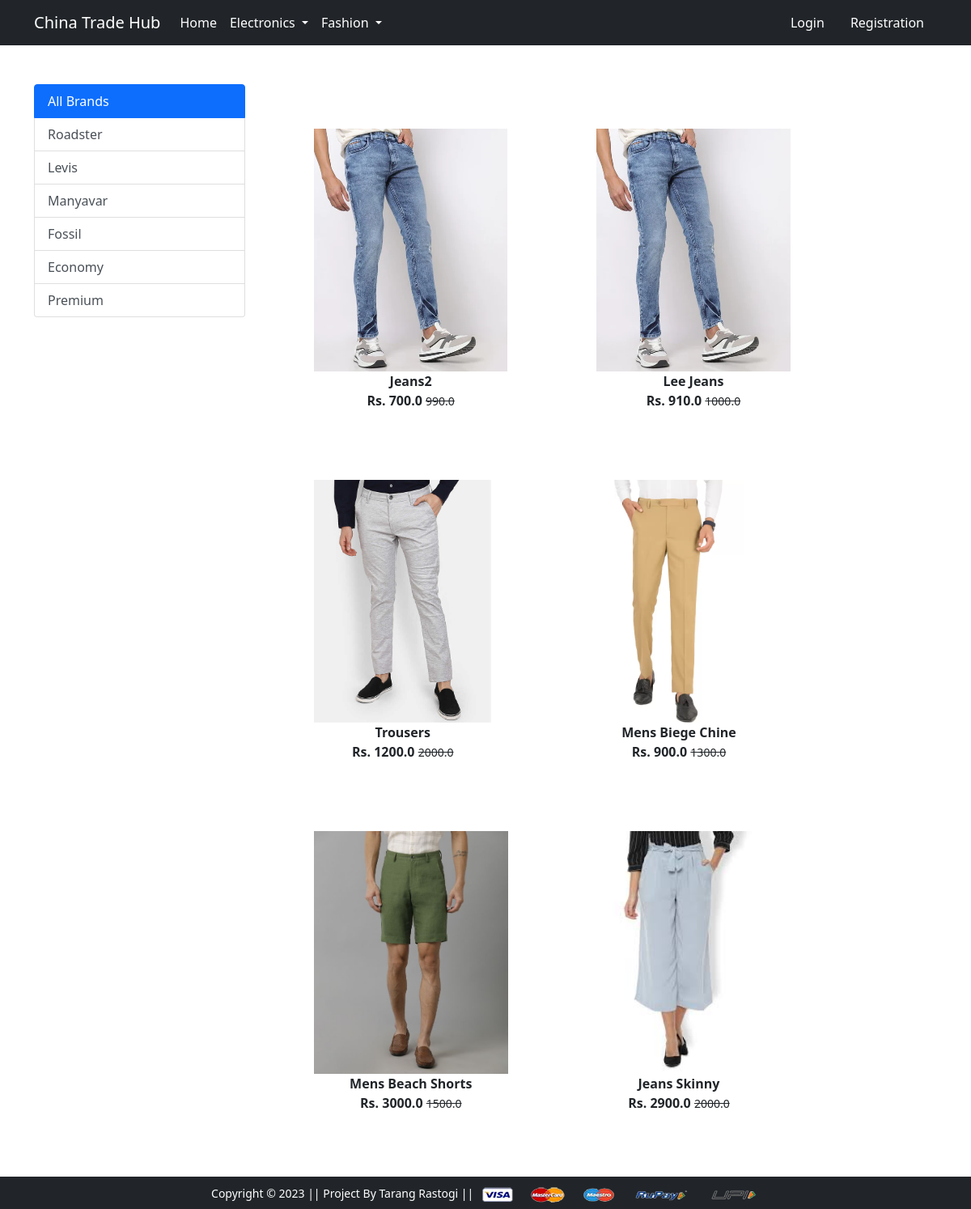
The app's page /bottomwear/ with its own data.
### app/models.py (models this page shows, shortened)
class Product(models.Model):
    title = models.CharField(max_length=100)
    selling_price = models.FloatField()
    discounted_price = models.FloatField()
    description = models.TextField()
    brand = models.CharField(max_length=100)
    category = models.CharField(choices = CATEGORY_CHOICES , max_length=2)
    product_image = models.ImageField(upload_to='productimg')

### app/views.py (the view)
# urls.py: path('bottomwear/', views.bottomwear, name='bottomwear'),
def bottomwear(request , data = None):
    brands = ['Roadster' , 'Levis' ,   'Manyavar' , 'Fossil'  ]
    if data == None:
        mobiles = Product.objects.filter(category = 'BW')  #show all phones
    elif data == 'below':
        mobiles = Product.objects.filter(category = 'BW').filter(discounted_price__lt =2000)
    elif data == 'above':
        mobiles = Product.objects.filter(category = 'BW').filter(discounted_price__gt =2000)
    else:
        mobiles = Product.objects.filter(category = 'BW').filter(brand = data)
    return render(request, 'app/bottomwear.html' , {'bottomwear': mobiles , 'bottom_brands' : brands})

### app/templates/app/bottomwear.html (shortened to what this page needs)
{% extends 'app/base.html' %}
{% load static %}
{% block main-content %}
<div class="container my-5">
 <div class="row">
  <div class="col-sm-3">
    <div class="list-group">
        <a href="{% url 'bottomwear' %}" class="list-group-item list-group-item-action active">
          All Brands
        </a>
        {%for brand in bottom_brands%}
        <a href="{% url 'bottomwear' brand %}" class="list-group-item list-group-item-action">{{brand}}</a>
        {%endfor%}
        <a href="{% url 'bottomwear' 'below' %}" class="list-group-item list-group-item-action">Economy</a>
        <a href="{% url 'bottomwear' 'above' %}" class="list-group-item list-group-item-action">Premium</a>
    </div>
  </div>
  <div class="col-sm-8">
      <div class="row">
        {% for product in bottomwear %}
        <div class="col-sm-4 text-center mb-4 m-5">
            <a href="{% url 'product-detail' product.id %}" class="btn">
            <div class="item">
                <img src="{{product.product_image.url}}" alt="" height="300" class="">
                <div class="fw-bold">{{product.title}}</div>
                <div class="fw-bold">Rs. {{product.discounted_price}} <small class="fw-light text-decoration-line-through">{{product.selling_price}}</small></div>
            </div>
            </a>
        </div>
        {% endfor %}
   </div>
  </div>
 </div>
</div>
{% endblock main-content %}

### app/templates/app/base.html (shortened to what this page needs)
<!doctype html>
{% load static %}
<html lang="en">
  <head>
    <link href="https://cdn.jsdelivr.net/npm/bootstrap@5.0.0-beta1/dist/css/bootstrap.min.css" rel="stylesheet">
    <link rel="stylesheet" href="{% static 'app/css/owl.carousel.min.css' %}">
    <link rel="stylesheet" href="{% static 'app/css/all.min.css' %}">
    <link rel="stylesheet" href="{% static 'app/css/style.css' %}">
  </head>
  <body class = "{% block body_class %}{% endblock %}" >
    <nav class="navbar navbar-expand-lg navbar-dark bg-dark">
     <div class="container">
       <a class="navbar-brand" href="/">China Trade Hub</a>
       <div class="collapse navbar-collapse" id="navbarSupportedContent">
         <ul class="navbar-nav me-auto mb-2 mb-lg-0">
           <li class="nav-item">
             <a class="nav-link active" aria-current="page" href="/">Home</a>
           </li>
           <li class="nav-item dropdown">
             <a class="nav-link dropdown-toggle text-white" href="#" id="electronicsDropdown" role="button" data-bs-toggle="dropdown" aria-expanded="false">
               Electronics
             </a>
           </li>
           <li class="nav-item dropdown">
             <a class="nav-link dropdown-toggle text-white" href="#" id="fashionDropdown" role="button" data-bs-toggle="dropdown" aria-expanded="false">
               Fashion
             </a>
           </li>
         </ul>
         <div>
          <ul class="navbar-nav me-auto mb-2 mb-lg-0">
          {% if request.user.is_authenticated %}
           <li class="nav-item dropdown mx-2">
              <a class="nav-link dropdown-toggle text-white" href="#" id="profileDropdown" role="button" data-bs-toggle="dropdown" aria-expanded="false">
                {{request.user}}'s Account
              </a>
              <ul class="dropdown-menu" aria-labelledby="profileDropdown">
                <li><a class="dropdown-item" href="{% url 'profile' %}">Profile</a></li>
                <li><a class="dropdown-item" href="{% url 'orders' %}">Orders</a></li>
                <li><a class="dropdown-item" href="{% url 'changepassword' %}">Change Password</a></li>
                <li><a class="dropdown-item" href="{% url 'logout' %}">Logout</a></li>
              </ul>
            </li>
            <li class="nav-item mx-2">
             <a href="{% url 'showcart' %}" class="nav-link text-white"><span class="badge bg-success">{{totalitem}}</span> Cart </a>
            </li>
            {% else %}
            <li class="nav-item mx-2">
             <a href="{% url 'login' %}" class="nav-link text-white">Login</a>
            </li>
            <li class="nav-item mx-2">
             <a href="{% url 'customerregistration' %}" class="nav-link text-white">Registration</a>
            </li>
            {% endif %}
          </ul>
         </div>
       </div>
     </div>
    </nav>
    {% block main-content %} {% endblock main-content %}
    <footer class="container-fluid bg-dark text-center p-2 mt-5"  style =   "position: relative;
    bottom: 0; ">
        <small class="text-white">Copyright &copy; 2023 || Project By Tarang Rastogi || </small>
        <img src="{% static 'app/images/payment.png' %}" alt="" srcset="" class="img-fluid" height="2px">
    </footer>
  </body>
</html>

### records on screen
Product: product_image (picture), title "Jeans2", discounted_price "700.0", selling_price "990.0"
Product: product_image (picture), title "Lee Jeans", discounted_price "910.0", selling_price "1000.0"
Product: product_image (picture), title "Trousers", discounted_price "1200.0", selling_price "2000.0"
Product: product_image (picture), title "Mens Biege Chine", discounted_price "900.0", selling_price "1300.0"
Product: product_image (picture), title "Mens Beach Shorts", discounted_price "3000.0", selling_price "1500.0"
Product: product_image (picture), title "Jeans Skinny", discounted_price "2900.0", selling_price "2000.0"

### other values on screen
{{ brand }} "Roadster" "Levis" "Manyavar" "Fossil"
